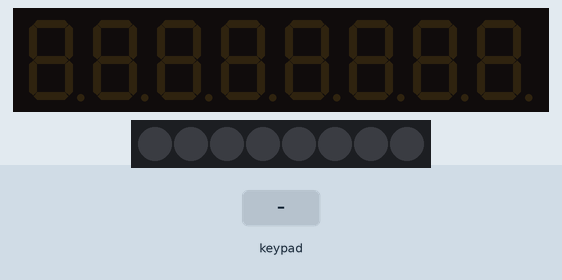
This sketch was run on a simulated Arduino Uno, built with avr-gcc and run on an emulated ATmega328P. On the bench: 8-digit seven-segment display, 8 RGB LEDs in strip order, left to right. Wiring (inferred from the names in the program): TM1638 display and keys: STB pin 7; clock pin 9; DIO pin 8. The test bench sets the inputs (shaded band).

Above: at 1.2 s.
1.3 s: key '1' pressed
At 1.35 s:
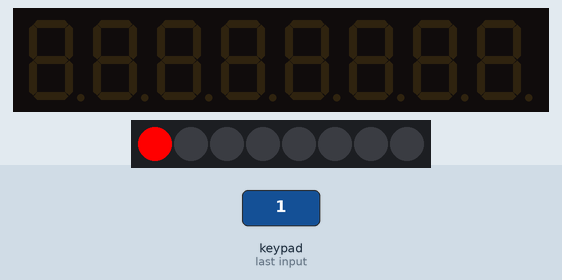
3.1 s: keypad keys 1 2 pressed 0.4 s apart
At 5.6 s:
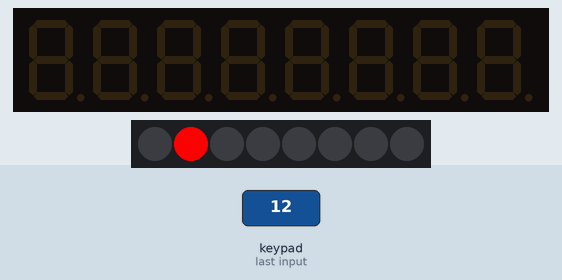
6.3 s: key '3' pressed
At 7.2 s:
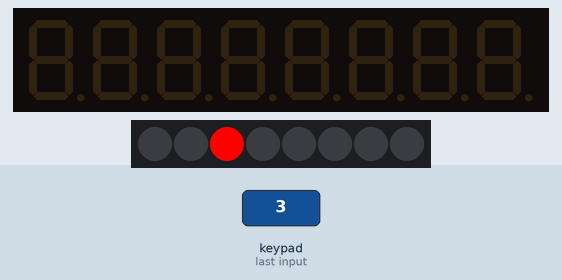
7.8 s: keypad keys 2 5 pressed 0.4 s apart
At 9.0 s:
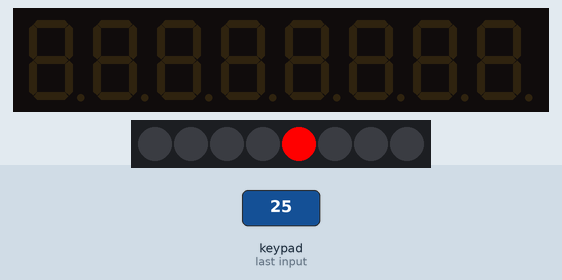
10.1 s: key '8' pressed
At 10.85 s:
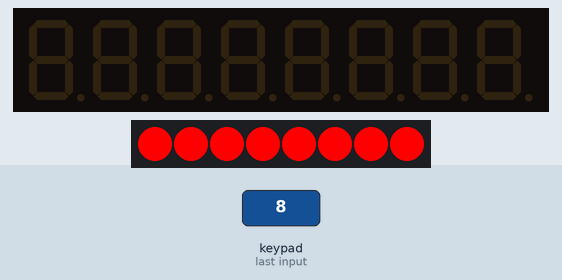
12.1 s: key '2' pressed
At 14.4 s:
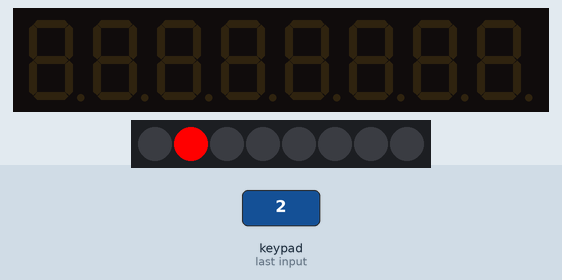
Timing chart, 0 to 14.6 s (numbered marks = the images above; inputs shaded):
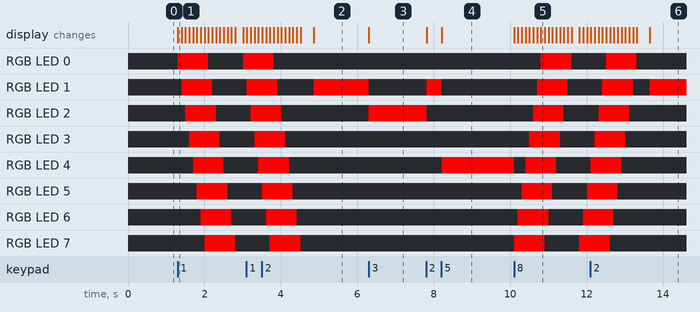

Measured:
- after the input at 1.3 s, RGB LED 0: off → RGB(255, 0, 0) at once, → off 0.80 s later, → RGB(255, 0, 0) 0.90 s later; RGB LED 1: off → RGB(255, 0, 0) after 0.10 s, → off 0.80 s later
- after the input at 6.3 s, RGB LED 1: RGB(255, 0, 0) → off at once; RGB LED 2: off → RGB(255, 0, 0) at once
- after the input at 7.8 s, RGB LED 1: off → RGB(255, 0, 0) at once, → off 0.40 s later; RGB LED 2: RGB(255, 0, 0) → off at once; RGB LED 4: off → RGB(255, 0, 0) after 0.41 s

The sketch:

LAB11Checkpoint3.ino
```cpp
const int strobe = 7; // กำหนดขา strobe
const int clock = 9; // กำหนดขา clock
const int data = 8; // กำหนดขา data

void sendCommand(uint8_t value) {
  digitalWrite(strobe, LOW); // เริ่มการส่งคำสั่ง
  shiftOut(data, clock, LSBFIRST, value); // ส่งข้อมูลผ่าน data และ clock
  digitalWrite(strobe, HIGH); // สิ้นสุดการส่งคำสั่ง
}

void reset() {
  sendCommand(0x40); // ตั้งค่า auto increment mode
  digitalWrite(strobe, LOW);
  shiftOut(data, clock, LSBFIRST, 0xc0); // ตั้งค่าเริ่มต้น address เป็น 0
  for(uint8_t i = 0; i < 16; i++) { // วนลูปเคลียร์การแสดงผล 16 ตำแหน่ง
    shiftOut(data, clock, LSBFIRST, 0x00);
  }
  digitalWrite(strobe, HIGH);
}

uint8_t readTM1638_Buttons(void) {
  uint8_t buttons = 0;
  digitalWrite(strobe, LOW);
  shiftOut(data, clock, LSBFIRST, 0x42); // ส่งคำสั่งอ่านข้อมูลปุ่ม

  pinMode(data, INPUT); // ตั้งค่า pin data เป็น input เพื่อรับข้อมูลชั่วคราว
  for (uint8_t i = 0; i < 4; i++) { // วนลูป 4 ครั้งเพื่ออ่านค่าแต่ละปุ่ม
    uint8_t v = shiftIn(data, clock, LSBFIRST) << i; // อ่านค่า 1 ไบต์แล้ว shift ไปทางซ้ายตามรอบ
    buttons |= v; // นำค่าในตัวแปร v มาทำ OR กับ buttons
  }
  pinMode(data, OUTPUT); // ตั้งค่า pin data กลับเป็น output
  digitalWrite(strobe, HIGH);
  return buttons; // คืนค่าปุ่มที่ถูกกด
}

void setTM1638LED(uint8_t value, uint8_t position) {
  pinMode(data, OUTPUT);

  sendCommand(0x44); // ตั้งค่า single address mode
  digitalWrite(strobe, LOW);
  shiftOut(data, clock, LSBFIRST, 0xC1 + (position << 1)); // ตั้งค่า address ของตำแหน่ง LED
  shiftOut(data, clock, LSBFIRST, value); // ส่งข้อมูลไปยัง LED
  digitalWrite(strobe, HIGH);
}

void setup() {
  pinMode(strobe, OUTPUT);
  pinMode(clock, OUTPUT);
  pinMode(data, OUTPUT); // ตั้งค่า pin data เป็น output

  sendCommand(0x8f); // เปิดใช้งาน TM1638
  reset(); // รีเซ็ตการแสดงผล
}

void loop() {
  reset(); // รีเซ็ตการแสดงผลในแต่ละ loop
  static uint8_t mode; // ตัวแปร mode สำหรับเก็บค่าการกดปุ่มสวิตช์
  if(readTM1638_Buttons()) // ถ้ามีการกดปุ่ม
    mode = readTM1638_Buttons(); // เก็บค่าที่ได้จากปุ่มในตัวแปร mode
  switch(mode) {
    case 0x01: shiftRight(); break; // ถ้ากดปุ่ม 1 ให้เรียกฟังก์ชัน shiftRight
    case 0x02: setTM1638LED(1, 1); break; // ถ้ากดปุ่ม 2 ให้ LED ตำแหน่ง 1 สว่าง
    case 0x04: setTM1638LED(1, 2); break; // ถ้ากดปุ่ม 3 ให้ LED ตำแหน่ง 2 สว่าง
    case 0x08: setTM1638LED(1, 3); break; // ถ้ากดปุ่ม 4 ให้ LED ตำแหน่ง 3 สว่าง
    case 0x10: setTM1638LED(1, 4); break; // ถ้ากดปุ่ม 5 ให้ LED ตำแหน่ง 4 สว่าง
    case 0x20: setTM1638LED(1, 5); break; // ถ้ากดปุ่ม 6 ให้ LED ตำแหน่ง 5 สว่าง
    case 0x40: setTM1638LED(1, 6); break; // ถ้ากดปุ่ม 7 ให้ LED ตำแหน่ง 6 สว่าง
    case 0x80: shiftLeft(); break; // ถ้ากดปุ่ม 8 ให้เรียกฟังก์ชัน shiftLeft
  }
}

void shiftRight() {
  for(int i = 0; i < 8; i++) { // วนลูป 8 รอบสำหรับ LED 8 ดวง
    setTM1638LED(1, i); // เปิด LED ทีละดวงจากซ้ายไปขวา
    delay(100); // หน่วงเวลา 100 มิลลิวินาที
  }
  for(int i = 0; i < 8; i++) {
    setTM1638LED(0, i); // ปิด LED ทีละดวงจากซ้ายไปขวา
    delay(100); // หน่วงเวลา 100 มิลลิวินาที
  }
  delay(100); // หน่วงเวลา 100 มิลลิวินาที ก่อนจบฟังก์ชัน
}

void shiftLeft() {
  for(int i = 7; i >= 0; i--) { // วนลูป 8 รอบสำหรับ LED 8 ดวงจากขวาไปซ้าย
    setTM1638LED(1, i); // เปิด LED ทีละดวงจากขวาไปซ้าย
    delay(100); // หน่วงเวลา 100 มิลลิวินาที
  }
  for(int i = 7; i >= 0; i--) {
    setTM1638LED(0, i); // ปิด LED ทีละดวงจากขวาไปซ้าย
    delay(100); // หน่วงเวลา 100 มิลลิวินาที
  }
  delay(100); // หน่วงเวลา 100 มิลลิวินาที ก่อนจบฟังก์ชัน
}
```
